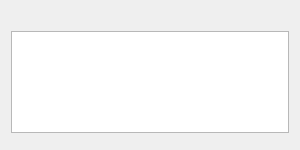
<?xml version="1.0" encoding="UTF-8"?>
<ui version="4.0">
 <class>DialogPromptList</class>
 <widget class="QDialog" name="DialogPromptList">
  <property name="geometry">
   <rect>
    <x>0</x>
    <y>0</y>
    <width>300</width>
    <height>150</height>
   </rect>
  </property>
  <property name="minimumSize">
   <size>
    <width>300</width>
    <height>0</height>
   </size>
  </property>
  <property name="windowTitle">
   <string>Nedit-ng</string>
  </property>
  <property name="modal">
   <bool>true</bool>
  </property>
  <layout class="QVBoxLayout" name="verticalLayout">
   <item>
    <widget class="QLabel" name="labelMessage">
     <property name="text">
      <string/>
     </property>
    </widget>
   </item>
   <item>
    <widget class="QListWidget" name="listWidget"/>
   </item>
   <item>
    <widget class="QDialogButtonBox" name="buttonBox">
     <property name="orientation">
      <enum>Qt::Horizontal</enum>
     </property>
     <property name="standardButtons">
      <set>QDialogButtonBox::NoButton</set>
     </property>
     <property name="centerButtons">
      <bool>true</bool>
     </property>
    </widget>
   </item>
  </layout>
 </widget>
 <resources/>
 <connections/>
</ui>
